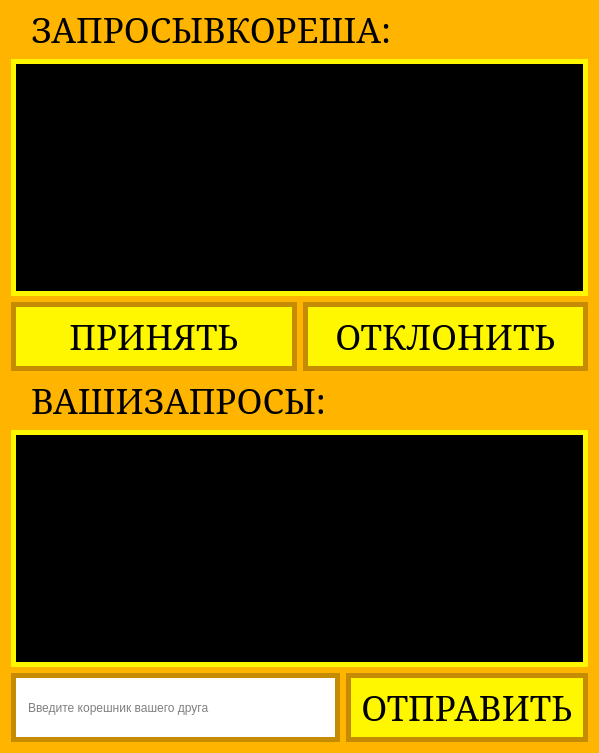
<?xml version="1.0" encoding="UTF-8"?>
<ui version="4.0">
 <class>friendrequset</class>
 <widget class="QDialog" name="friendrequset">
  <property name="geometry">
   <rect>
    <x>0</x>
    <y>0</y>
    <width>599</width>
    <height>753</height>
   </rect>
  </property>
  <property name="windowTitle">
   <string>новые знакомства...</string>
  </property>
  <property name="styleSheet">
   <string notr="true">    background-color: rgba(255, 181, 0, 1);
    color: #ffffff;
    padding: 5px 10px;
    border-radius: 3px;
    border-radius: 0;</string>
  </property>
  <layout class="QVBoxLayout" name="verticalLayout">
   <property name="spacing">
    <number>0</number>
   </property>
   <property name="topMargin">
    <number>0</number>
   </property>
   <item>
    <layout class="QVBoxLayout" name="Inc_req">
     <property name="spacing">
      <number>0</number>
     </property>
     <item>
      <widget class="QLabel" name="label">
       <property name="minimumSize">
        <size>
         <width>0</width>
         <height>43</height>
        </size>
       </property>
       <property name="font">
        <font>
         <family>MS Serif</family>
         <pointsize>26</pointsize>
        </font>
       </property>
       <property name="styleSheet">
        <string notr="true">color: rgb(0, 0, 0);</string>
       </property>
       <property name="text">
        <string>ЗАПРОСЫВКОРЕША:</string>
       </property>
      </widget>
     </item>
     <item>
      <widget class="QListView" name="incoming_req">
       <property name="font">
        <font>
         <family>MS Serif</family>
         <pointsize>16</pointsize>
        </font>
       </property>
       <property name="styleSheet">
        <string notr="true">QListView {
	background-color: #000000;
	color: #ffffff;
    border: 5px solid #fff700;
}

QListView::item:hover {
	background-color: rgb(67, 67, 67);
	color: #ffffff;
    border: 5px solid #fff700;
	cursor: pointer; 
}
</string>
       </property>
      </widget>
     </item>
     <item>
      <spacer name="verticalSpacer">
       <property name="orientation">
        <enum>Qt::Vertical</enum>
       </property>
       <property name="sizeType">
        <enum>QSizePolicy::Fixed</enum>
       </property>
       <property name="sizeHint" stdset="0">
        <size>
         <width>20</width>
         <height>6</height>
        </size>
       </property>
      </spacer>
     </item>
     <item>
      <layout class="QHBoxLayout" name="horizontalLayout">
       <property name="spacing">
        <number>0</number>
       </property>
       <item>
        <widget class="QPushButton" name="pushButton">
         <property name="font">
          <font>
           <family>MS Serif</family>
           <pointsize>26</pointsize>
          </font>
         </property>
         <property name="styleSheet">
          <string notr="true">QPushButton {
background-color: #fff700;
color: rgb(0, 0, 0);
border: 5px solid rgba(197, 139, 3, 1);
}

QPushButton:hover {
background-color: rgb(244, 255, 39);
color: rgb(0, 0, 0);
border: 5px solid rgba(197, 139, 3, 1);
}</string>
         </property>
         <property name="text">
          <string>ПРИНЯТЬ</string>
         </property>
        </widget>
       </item>
       <item>
        <spacer name="horizontalSpacer">
         <property name="orientation">
          <enum>Qt::Horizontal</enum>
         </property>
         <property name="sizeType">
          <enum>QSizePolicy::Fixed</enum>
         </property>
         <property name="sizeHint" stdset="0">
          <size>
           <width>6</width>
           <height>20</height>
          </size>
         </property>
        </spacer>
       </item>
       <item>
        <widget class="QPushButton" name="pushButton_2">
         <property name="font">
          <font>
           <family>MS Serif</family>
           <pointsize>26</pointsize>
          </font>
         </property>
         <property name="styleSheet">
          <string notr="true">QPushButton {
background-color: #fff700;
color: rgb(0, 0, 0);
border: 5px solid rgba(197, 139, 3, 1);
}

QPushButton:hover {
background-color: rgb(244, 255, 39);
color: rgb(0, 0, 0);
border: 5px solid rgba(197, 139, 3, 1);
}</string>
         </property>
         <property name="text">
          <string>ОТКЛОНИТЬ</string>
         </property>
        </widget>
       </item>
      </layout>
     </item>
    </layout>
   </item>
   <item>
    <layout class="QVBoxLayout" name="verticalLayout_2">
     <property name="spacing">
      <number>0</number>
     </property>
     <item>
      <widget class="QLabel" name="label_2">
       <property name="minimumSize">
        <size>
         <width>0</width>
         <height>43</height>
        </size>
       </property>
       <property name="font">
        <font>
         <family>MS Serif</family>
         <pointsize>26</pointsize>
        </font>
       </property>
       <property name="styleSheet">
        <string notr="true">color: rgb(0, 0, 0);</string>
       </property>
       <property name="text">
        <string>ВАШИЗАПРОСЫ:</string>
       </property>
      </widget>
     </item>
     <item>
      <widget class="QListView" name="outgoing_req">
       <property name="font">
        <font>
         <family>MS Serif</family>
         <pointsize>16</pointsize>
        </font>
       </property>
       <property name="styleSheet">
        <string notr="true">QListView {
	background-color: #000000;
	color: #ffffff;
    border: 5px solid #fff700;
}

QListView::item:hover {
	background-color: rgb(67, 67, 67);
	color: #ffffff;
    border: 5px solid #fff700;
	cursor: pointer; 
}
</string>
       </property>
      </widget>
     </item>
     <item>
      <spacer name="verticalSpacer_2">
       <property name="orientation">
        <enum>Qt::Vertical</enum>
       </property>
       <property name="sizeType">
        <enum>QSizePolicy::Fixed</enum>
       </property>
       <property name="sizeHint" stdset="0">
        <size>
         <width>20</width>
         <height>6</height>
        </size>
       </property>
      </spacer>
     </item>
     <item>
      <layout class="QHBoxLayout" name="horizontalLayout_2">
       <property name="spacing">
        <number>0</number>
       </property>
       <item>
        <widget class="QLineEdit" name="lineEdit">
         <property name="sizePolicy">
          <sizepolicy hsizetype="Preferred" vsizetype="Preferred">
           <horstretch>39</horstretch>
           <verstretch>0</verstretch>
          </sizepolicy>
         </property>
         <property name="whatsThis">
          <string/>
         </property>
         <property name="accessibleName">
          <string/>
         </property>
         <property name="styleSheet">
          <string notr="true">background-color: #ffffff;
color: #000000;
border: 5px solid rgba(197, 139, 3, 1);</string>
         </property>
         <property name="text">
          <string/>
         </property>
         <property name="placeholderText">
          <string>Введите корешник вашего друга</string>
         </property>
        </widget>
       </item>
       <item>
        <spacer name="horizontalSpacer_2">
         <property name="orientation">
          <enum>Qt::Horizontal</enum>
         </property>
         <property name="sizeType">
          <enum>QSizePolicy::Fixed</enum>
         </property>
         <property name="sizeHint" stdset="0">
          <size>
           <width>6</width>
           <height>20</height>
          </size>
         </property>
        </spacer>
       </item>
       <item>
        <widget class="QPushButton" name="pushButton_3">
         <property name="sizePolicy">
          <sizepolicy hsizetype="Preferred" vsizetype="Fixed">
           <horstretch>5</horstretch>
           <verstretch>0</verstretch>
          </sizepolicy>
         </property>
         <property name="font">
          <font>
           <family>MS Serif</family>
           <pointsize>26</pointsize>
          </font>
         </property>
         <property name="styleSheet">
          <string notr="true">QPushButton {
background-color: #fff700;
color: rgb(0, 0, 0);
border: 5px solid rgba(197, 139, 3, 1);
}

QPushButton:hover {
background-color: rgb(244, 255, 39);
color: rgb(0, 0, 0);
border: 5px solid rgba(197, 139, 3, 1);
}</string>
         </property>
         <property name="text">
          <string>ОТПРАВИТЬ</string>
         </property>
        </widget>
       </item>
      </layout>
     </item>
    </layout>
   </item>
  </layout>
 </widget>
 <resources/>
 <connections/>
</ui>
